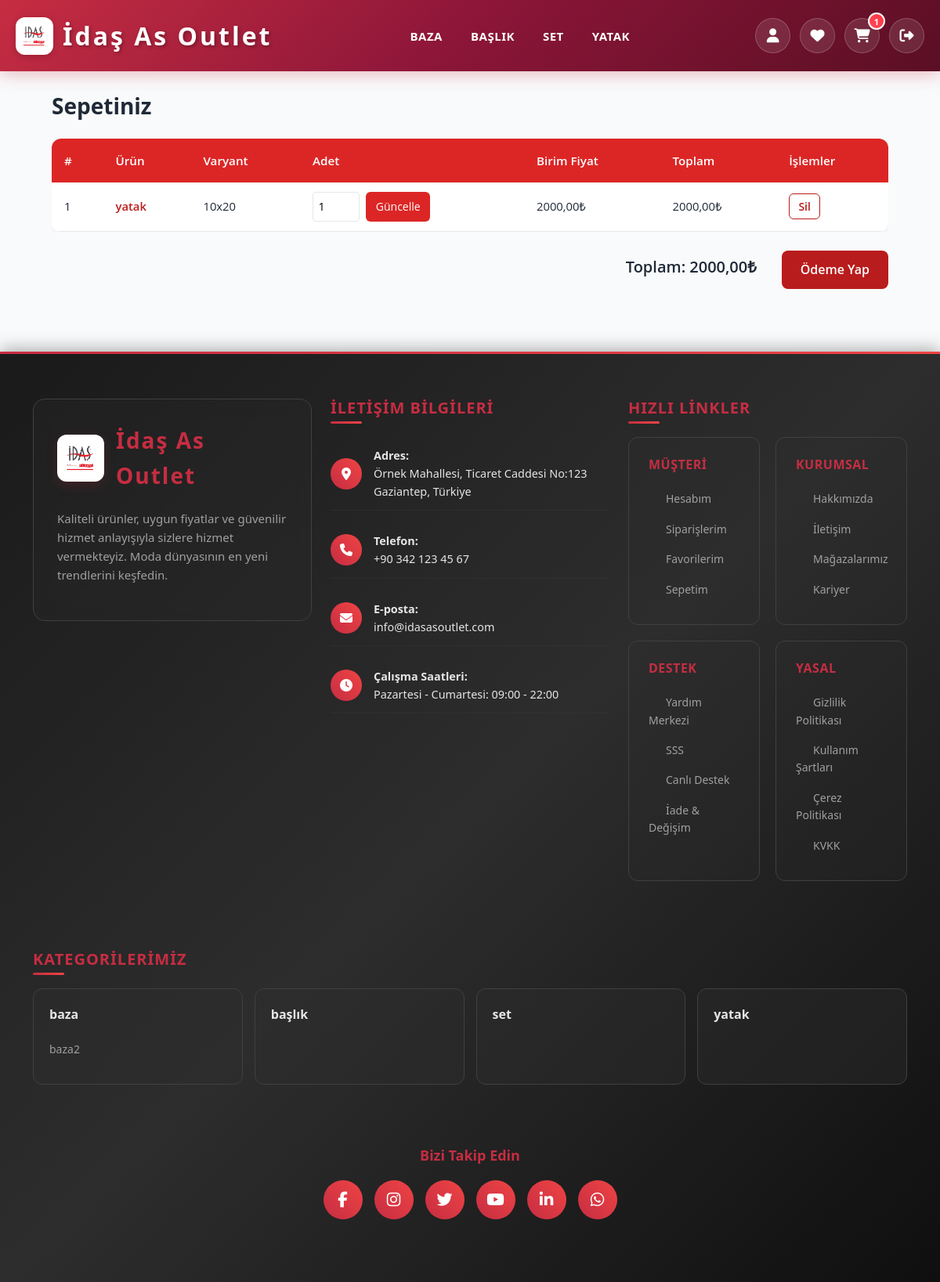
Before: /cart/ (signed in) with the older database file.
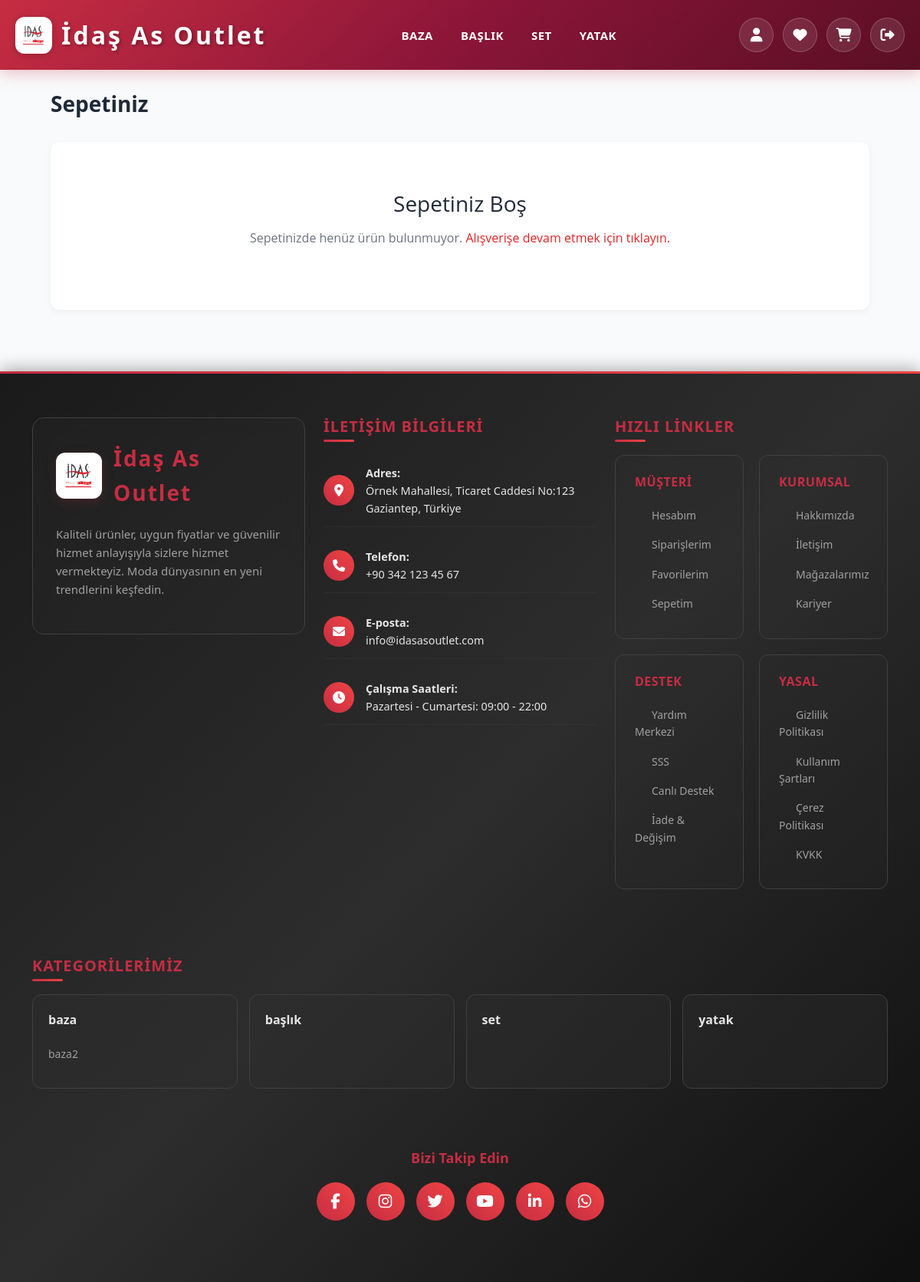
After: the same page with the newer database file.
### catalog/models.py (models this page shows, shortened)
class Category(models.Model):
    name        = models.CharField(max_length=100, verbose_name="Kategori Adı")
    slug        = models.SlugField(max_length=120, unique=True, verbose_name="Slug")
    parent      = models.ForeignKey(
        'self',
        related_name='children',
        on_delete=models.CASCADE,
        null=True,
        blank=True
    )
    is_active   = models.BooleanField(default=True)
    class Meta:
        verbose_name = "Kategori"
        verbose_name_plural = "Kategoriler"
        ordering = ['name']
    def get_absolute_url(self):
        return reverse('category_detail', args=[self.slug])

class Product(models.Model):
    name            = models.CharField(max_length=200, verbose_name="Ürün Adı")
    slug            = models.SlugField(max_length=220, unique=True, verbose_name="Slug")
    description     = models.TextField(verbose_name="Ürün Açıklaması")
    category        = models.ForeignKey(Category, related_name='products', on_delete=models.CASCADE)
    created_at      = models.DateTimeField(auto_now_add=True)
    updated_at      = models.DateTimeField(auto_now=True)
    is_active       = models.BooleanField(default=True)
    class Meta:
        verbose_name = "Ürün"
        verbose_name_plural = "Ürünler"
        ordering = ['-created_at']
    def get_absolute_url(self):
        return reverse('product_detail', args=[self.slug])

class ProductVariant(models.Model):
    product         = models.ForeignKey(Product, related_name='variants', on_delete=models.CASCADE)
    variant_name    = models.CharField(max_length=50, verbose_name="Varyant (Örn: Küçük, Orta, Büyük)")
    price           = models.DecimalField(max_digits=10, decimal_places=2, verbose_name="Fiyat")
    class Meta:
        verbose_name = "Ürün Varyantı"
        verbose_name_plural = "Ürün Varyantları"
        ordering = ['variant_name']

### cart/models.py (models this page shows, shortened)
class CartItem(models.Model):
    cart            = models.ForeignKey(Cart, related_name='items', on_delete=models.CASCADE)
    product         = models.ForeignKey(Product, on_delete=models.CASCADE)
    variant         = models.ForeignKey(ProductVariant, on_delete=models.CASCADE)
    quantity        = models.PositiveIntegerField(default=1)
    added_at        = models.DateTimeField(auto_now_add=True)
    class Meta:
        verbose_name = "Sepet Ürün Kalemi"
        verbose_name_plural = "Sepet Ürün Kalemleri"
    def get_item_price(self):
        return self.variant.price * self.quantity

### cart/views.py (the view)
# urls.py: path('', views.CartView.as_view(), name='view_cart'),
class CartView(LoginRequiredMixin, View):
    def get(self, request):
        cart, created = Cart.objects.get_or_create(user=request.user)
        items = cart.items.select_related('product', 'variant').all()
        total_price = cart.get_total_price()
        return render(request, 'cart/cart.html', {'cart': cart, 'items': items, 'total_price': total_price})

### cart/models.py (called while the page is built)
    def get_total_price(self):
        total = sum([item.get_item_price() for item in self.items.all()])
        return total

### catalog/context_processors.py (called while the page is built)
def menu_categories(request):
    main_categories = Category.objects.filter(parent__isnull=True, is_active=True).order_by('name')
    return {
        'menu_categories': main_categories
    }

def cart_and_favorite_counts(request):
    user = request.user
    cart_count = 0
    favorite_count = 0
    if user is not None and not isinstance(user, AnonymousUser):
        try:
            cart = Cart.objects.get(user=user)
            cart_items = CartItem.objects.filter(cart=cart)
            cart_count = sum(item.quantity for item in cart_items)
        except Cart.DoesNotExist:
            cart_count = 0
        favorite_count = Favorite.objects.filter(user=user).count()
    return {
        'cart_count': cart_count,
        'favorite_count': favorite_count,
    }

### cart/templates/cart/cart.html (shortened to what this page needs)
{% extends 'base.html' %}
{% load humanize %}
{% block content %}
<div class="cart-container">
  <h2>Sepetiniz</h2>
  {% if items %}
    <div class="table-responsive">
      <table class="cart-table">
        <thead>
          <tr>
            <th>#</th>
            <th>Ürün</th>
            <th>Varyant</th>
            <th>Adet</th>
            <th>Birim Fiyat</th>
            <th>Toplam</th>
            <th>İşlemler</th>
          </tr>
        </thead>
        <tbody>
          {% for item in items %}
            <tr>
              <td data-label="#">{{ forloop.counter }}</td>
              <td data-label="Ürün">
                <a href="{{ item.product.get_absolute_url }}">{{ item.product.name }}</a>
              </td>
              <td data-label="Varyant">{{ item.variant.variant_name }}</td>
              <td data-label="Adet">
                <form action="{% url 'update_cart_item' item.id %}" method="post" class="d-inline-flex">
                  <input type="number" name="quantity" value="{{ item.quantity }}" min="1">
                  <button type="submit" class="btn-update ms-2">Güncelle</button>
                </form>
              </td>
              <td data-label="Birim Fiyat">{{ item.variant.price|floatformat:2 }}₺</td>
              <td data-label="Toplam">{{ item.get_item_price|floatformat:2 }}₺</td>
              <td data-label="İşlemler">
                <a href="{% url 'remove_from_cart' item.id %}" class="btn-remove">Sil</a>
              </td>
            </tr>
          {% endfor %}
        </tbody>
      </table>
    </div>
    <div class="cart-summary">
      <h5>Toplam: {{ total_price|floatformat:2 }}₺</h5>
      <a href="#" class="btn-checkout">Ödeme Yap</a>
    </div>
  {% else %}
    <div class="empty-cart">
      <h3>Sepetiniz Boş</h3>
      <p>Sepetinizde henüz ürün bulunmuyor. <a href="{% url 'home' %}">Alışverişe devam etmek için tıklayın.</a></p>
    </div>
  {% endif %}
</div>
{% endblock %}

### templates/navbar.html (shortened to what this page needs)
{% load static %}
<nav class="navbar navbar-expand-lg">
    <div class="nav-container">
      <a class="navbar-brand" href="{% url 'home' %}">
        <img src="{% static 'img/idas2.png' %}" alt="Logo" width="48" height="48">
        <span class="logo-text">İdaş As Outlet</span>
      </a>
      <ul class="nav-menu" id="nav-menu">
        {% for category in menu_categories %}
          {% if category.children.all %}
            <li class="nav-item">
              <a href="{% url 'category_detail' category.slug %}"
                 class="nav-link{% if request.path == category.get_absolute_url %} active{% endif %}">
                {{ category.name }}
              </a>
            </li>
          {% else %}
            <li class="nav-item">
              <a href="{% url 'category_detail' category.slug %}"
                 class="nav-link{% if request.path == category.get_absolute_url %} active{% endif %}">
                {{ category.name }}
              </a>
            </li>
          {% endif %}
        {% endfor %}
      </ul>
      <div class="nav-icons">
        {% if user.is_authenticated %}
          <a href="{% url 'profile' %}" class="icon-btn" title="Profil">
            <i class="fas fa-user"></i>
          </a>
          <a href="{% url 'favorite_list' %}" class="icon-btn position-relative" title="Favoriler">
            <i class="fas fa-heart"></i>
          </a>
          <a href="{% url 'view_cart' %}" class="icon-btn position-relative" title="Sepet">
            <i class="fas fa-shopping-cart"></i>
            {% if cart_count > 0 %}
              <span class="badge">{{ cart_count }}</span>
            {% endif %}
          </a>
          <form method="post" action="{% url 'logout' %}" class="d-inline">
            <button type="submit" class="btn-link icon-btn" title="Çıkış">
              <i class="fas fa-sign-out-alt"></i>
            </button>
          </form>
        {% endif %}
      </div>
    </div>
  </nav>

### templates/footer.html (shortened to what the changed rows need)
 {% load static %}
  <footer class="premium-footer">
    <div class="container">
      <div class="footer-main">
        {% if menu_categories %}
        <div class="row mt-5">
          <div class="col-12">
            <div class="footer-section">
              <div class="categories-grid">
                {% for category in menu_categories %}
                  <div class="category-card">
                    <a href="{% url 'category_detail' category.slug %}" class="category-link">
                      {{ category.name }}
                    </a>
                    {% if category.children.all %}
                      <ul class="subcategory-list">
                        {% for child in category.children.all|slice:":4" %}
                          {% if child.is_active %}
                            <li class="subcategory-item">
                              <a href="{% url 'category_detail' child.slug %}" class="subcategory-link">
                                {{ child.name }}
                              </a>
                            </li>
                          {% endif %}
                        {% endfor %}
                      </ul>
                    {% endif %}
                  </div>
                {% endfor %}
              </div>
            </div>
          </div>
        </div>
        {% endif %}
      </div>
    </div>
  </footer>

Changed rows visible on the page:
removed CartItem: product.name "yatak", variant.variant_name "10x20", quantity "1", variant.price "2000,00", get_item_price "2000,00"
Other visible differences:
{{ cart_count }}: "1" → (not shown)
{{ total_price|floatformat:2 }}: "2000,00" → (not shown)
text no longer shown: "# Ürün Varyant Adet Birim Fiyat Toplam İşlemler Toplam: ₺ Ödeme Yap"
text now shown: "Sepetiniz Boş Sepetinizde henüz ürün bulunmuyor. Alışverişe devam etmek için tıklayın."
